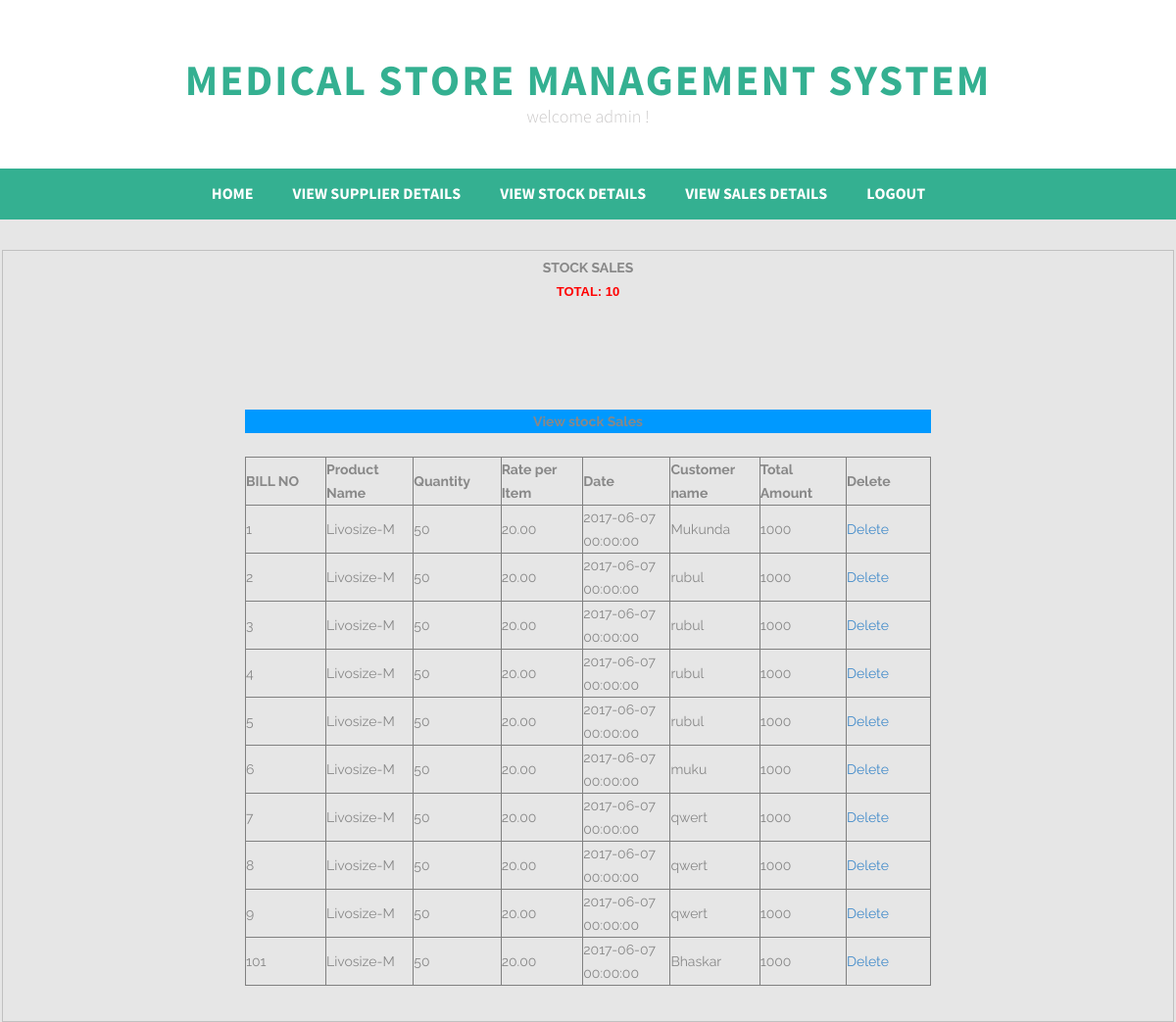
Page /view_stock_sales.php on the committed database.
### tables this page shows
CREATE TABLE IF NOT EXISTS `stock_sales` (
`s_id` int(20) unsigned NOT NULL,
  `customer_name` varchar(20) NOT NULL,
  `date` datetime NOT NULL ON UPDATE CURRENT_TIMESTAMP,
  `product_name` varchar(20) NOT NULL,
  `add_quantity` int(20) NOT NULL,
  `cost` decimal(10,2) NOT NULL,
  `subtotal` decimal(20,0) NOT NULL
);

### view_stock_sales.php (the view, shortened to what this page needs)
<!DOCTYPE html>
<html lang="en">
  <head>
    <link href="css/bootstrap.css" rel="stylesheet">
    <link rel="stylesheet" href="css/normalize.css">
    <link rel="stylesheet" href="css/component.css">
    <link rel="stylesheet" href="css/custom-styles.css">
    <link rel="stylesheet" href="css/font-awesome.css">
	 <link rel="stylesheet" href="css/demo.css">
    <link rel="stylesheet" href="css/font-awesome-ie7.css">
  </head>
  <body>
    <div class="header-wrapper">
      <div class="site-name">
        <h1>MEDICAL STORE MANAGEMENT SYSTEM</h1>
        <h2>welcome admin !</h2>
      </div>
    </div>
    <div class="menu">
      <div class="navbar">
        <div class="container">
           <div class="navbar-collapse collapse">
            <ul class="nav navbar-nav">
              <li><a href="index1.php">HOME</a></li>
              <li><a href="view_supplier_details.php">VIEW SUPPLIER DETAILS</a></li>
              <li><a href="view_stock_details.php">VIEW STOCK DETAILS</a></li>
              <li><a href="view_stock_sales.php">VIEW SALES DETAILS</a></li>
              <li><a href="logout.php">LOGOUT</a></li>
            </ul>
          </div>
        </div>
      </div>
<br><br>
<form name="myForm" method="post" action="view_stock_sales.php" onsubmit="return validateForm();">
<center>
<fieldset>
  <center><b>STOCK SALES</b></center>
	<?php
	@ $db = new mysqli('localhost', 'root', '', 'medicine');
	$query = "select * from stock_sales";
	$result = $db->query($query);
	$num_results = $result->num_rows;
	?>
	<CENTER><font color="red" size="2" face="arial"><b><?php echo "TOTAL: ".$num_results.""; ?></b></font></CENTER><br/><br/>
	<p>
	<table bgcolor="#F0F0FA" border="1" width="100%" cellspacing="0" cellpadding="0" bordercolor="#ffffff">
	<tr bgcolor="WHITE" height="35px">
      <table width="700" border="0" cellspacing="0" cellpadding="0">
      <tr>
        <td bgcolor="#0099FF"><div align="center"><strong><span class="style1">View stock Sales </span></strong></div></td>
      </tr>
      <tr>
        <td>&nbsp;</td>
      </tr>
      <tr>
        <td align="center"><table width="100%"  border="" cellspacing="0" cellpadding="0">
          <tr>
		    <td width="100"><strong>BILL NO </strong></td>
            <td width="100"><strong>Product Name </strong></td>
        	<td width="100"><strong>Quantity</strong></td>
			<td width="100"><strong>Rate per Item </strong></td>
            <td width="100"><strong>Date </strong></td>
        	<td width="100"><strong>Customer name</strong></td>
			<td width="100"><strong>Total Amount</strong></td>
			<td width="100"><strong>Delete</strong></td>
          </tr>
	</tr>
		<?php
          while($res = mysqli_fetch_array($result)) {
            echo "<tr>";
			echo "<td>".$res['s_id']."</td>";
			echo "<td>".$res['product_name']."</td>";
            echo "<td>".$res['add_quantity']."</td>";
            echo "<td>".$res['cost']."</td>";
            echo "<td>".$res['date']."</td>";
            echo "<td>".$res['customer_name']."</td>";
            echo "<td>".$res['subtotal']."</td>";
            echo "<td> <a href=\"delete2.php?s_id=$res[s_id]\" onClick=\"return confirm('Are you sure you want to delete?')\">Delete</a></td>";
        }
        ?>
	</table>
	</p>
</fieldset>
	</form>
</body>
</html>

### css/component.css (style rules this page uses)
*, *:after, *::before { -webkit-box-sizing: border-box; -moz-box-sizing: border-box; box-sizing: border-box; }
body { font-family: 'Raleway', sans-serif; }

### css/custom-styles.css (style rules this page uses)
body { background: #e6e6e6; color: #888888; font-size: 14px; line-height: 24px; }
h1, h2, h3, h4, h5, h6 { margin: 0; }
p { padding-bottom: 25px; margin: 0; }
.header-wrapper { overflow: hidden; text-align: center; background: #fff; padding-top: 60px; padding-bottom: 40px; }
.site-name { display: inline-block; }
.site-name h1 { margin: 0; font-size: 44px; color: #34b091; font-family: 'source_sans_probold'; text-transform: uppercase; letter-spacing: 2px; }
.site-name h2 { font-size: 18px; line-height: 24px; color: #cac8c8; font-family: 'source_sans_prolight'; }
.menu { text-align: center; background: #34b091; height: 52px; }
.navbar { display: inline-block; margin-bottom: 0; }
.navbar-nav > li > a { color: #fff; font-size: 16px; background-image: none; border: none; font-family: 'source_sans_probold'; text-transform: uppercase; padding: 15px 0px; padding-right: 40px; }

### rows in the picture
stock_sales: s_id "1", product_name "Livosize-M", add_quantity "50", cost "20.00", date "2017-06-07 00:00:00", customer_name "Mukunda", subtotal "1000"
stock_sales: s_id "2", product_name "Livosize-M", add_quantity "50", cost "20.00", date "2017-06-07 00:00:00", customer_name "rubul", subtotal "1000"
stock_sales: s_id "3", product_name "Livosize-M", add_quantity "50", cost "20.00", date "2017-06-07 00:00:00", customer_name "rubul", subtotal "1000"
stock_sales: s_id "4", product_name "Livosize-M", add_quantity "50", cost "20.00", date "2017-06-07 00:00:00", customer_name "rubul", subtotal "1000"
stock_sales: s_id "5", product_name "Livosize-M", add_quantity "50", cost "20.00", date "2017-06-07 00:00:00", customer_name "rubul", subtotal "1000"
stock_sales: s_id "6", product_name "Livosize-M", add_quantity "50", cost "20.00", date "2017-06-07 00:00:00", customer_name "muku", subtotal "1000"
stock_sales: s_id "7", product_name "Livosize-M", add_quantity "50", cost "20.00", date "2017-06-07 00:00:00", customer_name "qwert", subtotal "1000"
stock_sales: s_id "8", product_name "Livosize-M", add_quantity "50", cost "20.00", date "2017-06-07 00:00:00", customer_name "qwert", subtotal "1000"
stock_sales: s_id "9", product_name "Livosize-M", add_quantity "50", cost "20.00", date "2017-06-07 00:00:00", customer_name "qwert", subtotal "1000"
stock_sales: s_id "101", product_name "Livosize-M", add_quantity "50", cost "20.00", date "2017-06-07 00:00:00", customer_name "Bhaskar", subtotal "1000"

### other values in the picture
$num_results "10"
